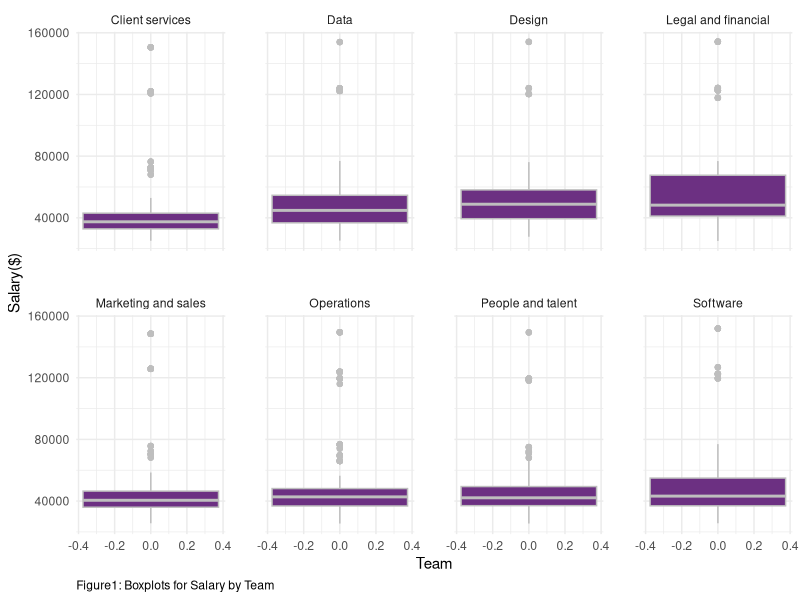
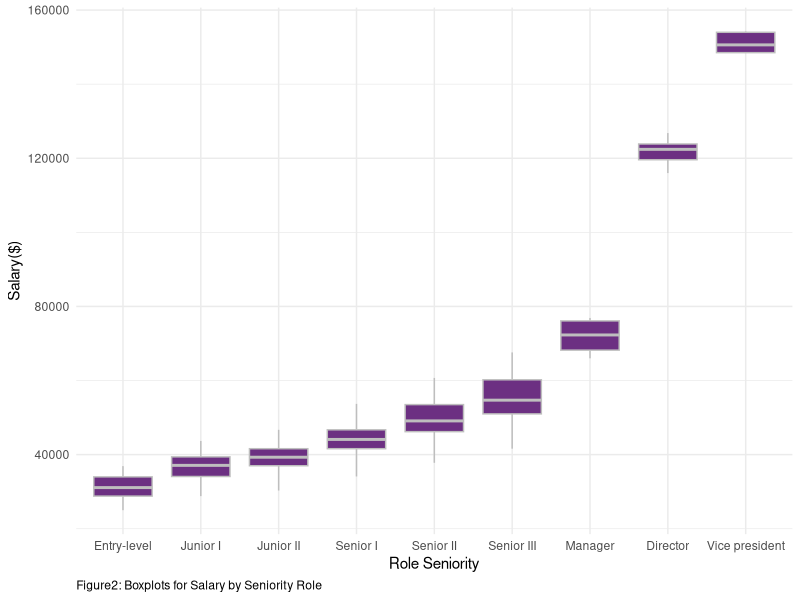
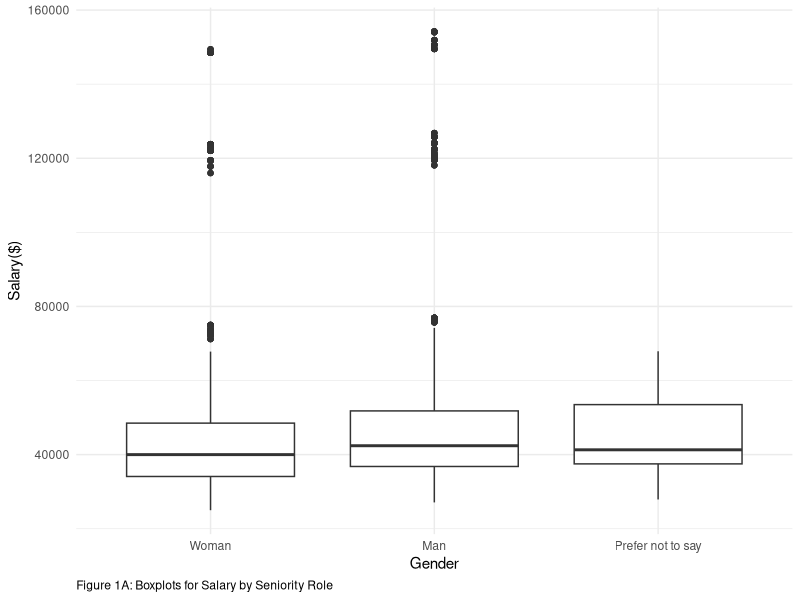
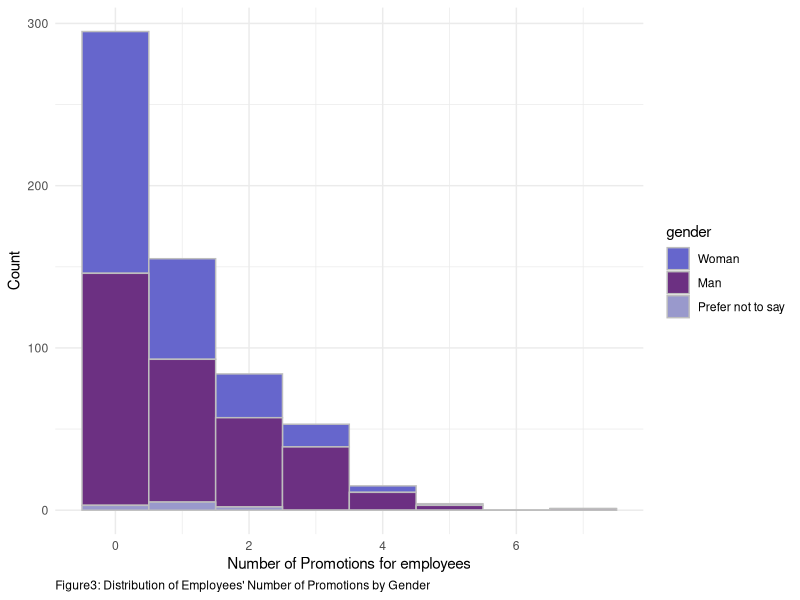
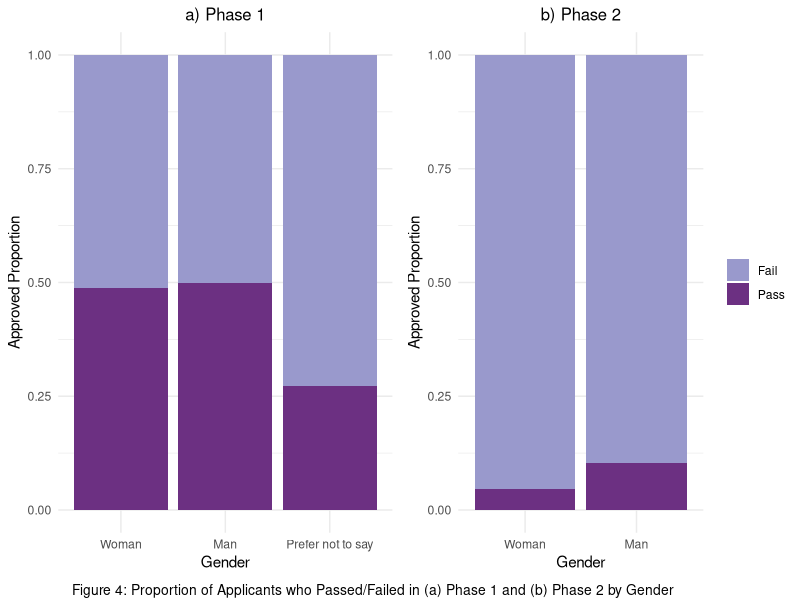
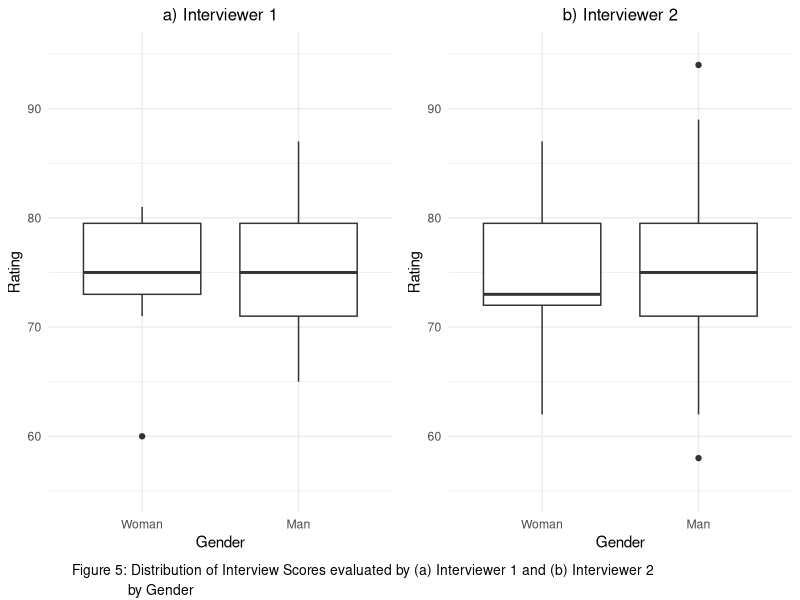
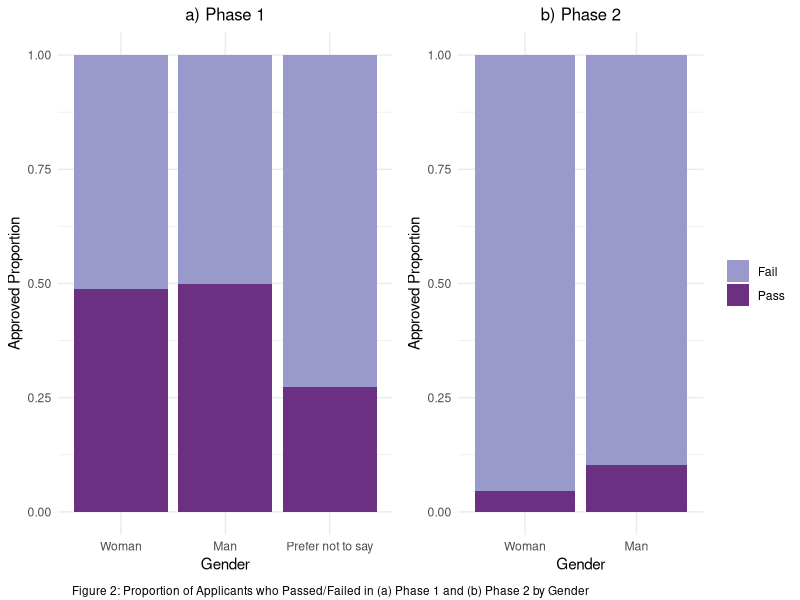
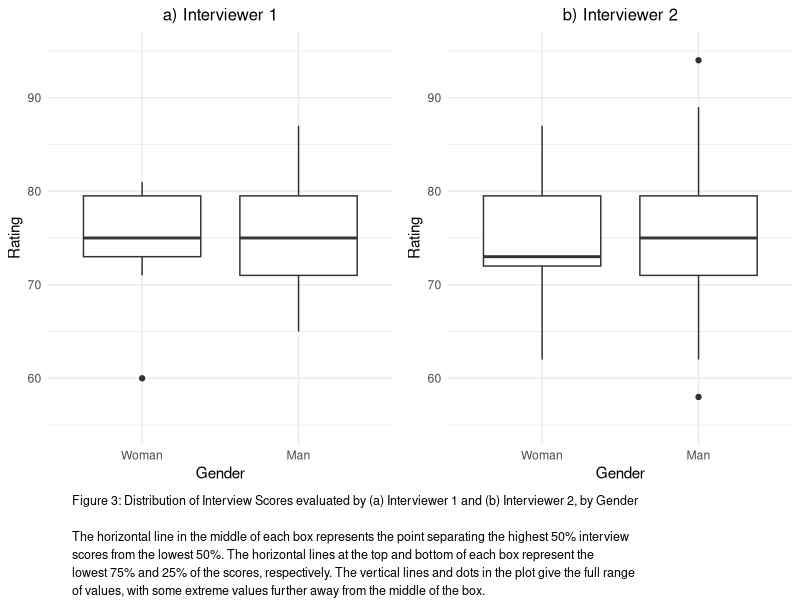

The R source for these figures, in order:
## ---- chunk 1
library(tidyverse)
library(lme4)
library(mgcv)
library(kableExtra)
#install.packages("gridExtra")
library(gridExtra)
library(grid)
# this should supress all code and messages
knitr::opts_chunk$set(include=FALSE)
## ---- chunk 2
############################################################################################################
#DATA CLEANING PART
############################################################################################################

# read in the data
black_saber_current_employees <- read_csv("data/black-saber-current-employees.csv")

#change salary varaible from characters to doubles
black_saber_current_employees_cleaned <- black_saber_current_employees %>% 
  mutate(salary = str_extract_all(salary, "\\d+,\\d+")) %>% #only extracting the number part(i.e., remove $)
  mutate(salary = str_remove_all(salary, ",")) %>% # remove comma(,)
  mutate(salary = as.numeric(salary)) %>% #change to doubles
  #changing the orders of role as hierarchy, rather than alphabetical order(see below note)
  mutate(role_seniority = fct_relevel(role_seniority, "Manager", after = 7)) %>% 
  mutate(role_seniority = fct_relevel(role_seniority, "Director", after = 7)) %>%
  #changing the orders of gender for clairty in explanation for promotion analaysis part
  mutate(gender = fct_relevel(gender, "Woman", after = 0))

#NOTES
#(Before changing): Director Entry-level Junior I Junior II Manager Senior I Senior II Senior III Vice president
#(After chaning): “Entry-level”,“Junior I”,“JuniorII”,“Senior I”,“Senior II”,“Senior III”,“Manager”, “Director”,“Vicepresident” 

## ---- chunk 3
#########################################################################################################
#EXPLORATORY ANALYSIS
#########################################################################################################
# create a visualisation (a boxplot to see if teams have systematic differences in their salary)
#some teams might be more important to the company 
#e.g., bc it is a software company, software team might be more valuable to the company and thus receive higher salary, yet this is fair in the sense that the Gideon wants salary based on "talent and value to the company”)

my_plot_salary_by_role_team <- black_saber_current_employees_cleaned %>% 
  ggplot(aes(y = salary)) +
  facet_wrap(~team, nrow = 2) +
  geom_boxplot(colour = "grey", fill = "#6C3082") +
  theme_minimal() +
  labs(x = "Team", y= "Salary($)", caption = "Figure1: Boxplots for Salary by Team") + 
  theme(panel.spacing = unit(2, "lines")) +
  theme(plot.caption = element_text(hjust = 0))

my_plot_salary_by_role_team
ggsave("images/salary_boxplot_team.png", width = 6, height = 3.8)

## ---- chunk 4

#exploring whether there is difference in salary by roles.
#there should be difference, since higher the role, the more salary people earn since they are more valuable to the company

my_plot_salary_by_role <- black_saber_current_employees_cleaned %>% 
  ggplot(aes(x = role_seniority, y = salary)) +
  geom_boxplot(colour = "grey", fill = "#6C3082") +
  theme_minimal() +
  labs(x="Role Seniority", y= "Salary($)", caption = "Figure2: Boxplots for Salary by Seniority Role") +
  theme(plot.caption = element_text(hjust = 0))

my_plot_salary_by_role
ggsave("images/salary_boxplot_role.png", width = 6, height = 3)

#side note: does follow the seniority trend, which is Least senior to most senior: “Entry-level”,“Junior I”,“JuniorII”,“Senior I”,“Senior II”,“Senior III”,“Manager”, “Director”,“Vicepresident”

## ---- chunk 5
#########################################################################################################

#exploring whether there is gender difference in salary
my_plot_salary_by_gender <- black_saber_current_employees_cleaned %>% 
  ggplot(aes(x = gender, y = salary)) +
  geom_boxplot() +
  theme_minimal() +
  labs(x = "Gender", y= "Salary($)", caption = "Figure 1A: Boxplots for Salary by Seniority Role") +
  theme(plot.caption = element_text(hjust = 0))

  
my_plot_salary_by_gender
#result(interpretation of the plot): Gender does not seem to have fixed effect on salary. In other words, no gender bias, which is good considering EDI (but when doing model comparison, we will see whether such is true numerically)

ggsave("images/salary_boxplot_gender.png", width = 6, height = 2.5)

#########ONE-WAY ANOVA ON SALARY AND GENDER AS GROUP####################

lmod_gender <- lm(salary ~ gender, data = black_saber_current_employees_cleaned)
#summary(lmod_gender)
#HOWEVER, UNLIKE THE VISUALIZATION, THERE WAS A SIGNIFICANT DIFFERENCE IN GENDER! THERE MIGHT BE GENDER BIAS IN SALARY(we will see this in model fitting part)

## ---- chunk 6
#########################################################################################################
#MODEL FITTING
#########################################################################################################

#fitting a linear mixed model while setting financial quarter (financial_q)
#rationale: in some quarters, the company earns a lot of money and so all employees earn more money in that quarter, but when the quarter is not good, all earn less money.

salary_lmer <- lmer(salary ~ gender + team + role_seniority + leadership_for_level + productivity + (1|financial_q), data = black_saber_current_employees_cleaned)
#summary(salary_lmer)

#cannot take face-value to whether team has systematic difference and so just to check, we added this model without team so that when we compare it with salary_lmer, we can know whether we must include team or not fpre better prediction.
salary_lmer_no_team <- lmer(salary ~ gender + role_seniority + leadership_for_level + productivity + (1|financial_q), data = black_saber_current_employees_cleaned)
#summary(salary_lmer)

salary_lmer_no_gender <- lmer(salary ~ team + role_seniority + leadership_for_level + productivity + (1|financial_q), data = black_saber_current_employees_cleaned)
#summary(salary_lmer_no_gender)

## ---- chunk 7
#########################################################################################################
#MODEL COMPARISION TEST
#########################################################################################################


#THIS TEST CONFIRMS THAT THERE IS A GENDER BIAS IN SALARY
lmtest::lrtest(salary_lmer, salary_lmer_no_gender)
#conclusion: indeed, becuase the p-value is significant, simpler model does NOT explain better than complex model = should include gender to have better predictive ability...

## ---- chunk 8
#This test confirms that we need team as predictor
lmtest::lrtest(salary_lmer, salary_lmer_no_team)
## ---- chunk 9
salary_table <- cbind(Estimate = summary(salary_lmer)$coef[,1])
kable(round(salary_table[1:3,],4), col.names = c("Estimate"), caption = "Partial Table of Coefficient Estimates for Salary Model Including Gender", booktabs = TRUE, valign = "t", format = "pandoc") %>%
  kable_styling(latex_options = "scale_down")
## ---- chunk 10
############################################################################################################
#DATA CLEANING PART
############################################################################################################
# create a variable called promotion count that keeps track of the number of times
# each employee got promoted
employee_data <- black_saber_current_employees_cleaned %>%
  mutate(employee_role = as.numeric(role_seniority)) %>%
  select(employee_id, employee_role) %>%
  group_by(employee_id)%>%
  mutate(initial_role=min(employee_role)) %>%
  mutate(current_role=max(employee_role)) %>%
  mutate(promotion_count = current_role - initial_role) %>%
  select(employee_id, promotion_count) %>%
  unique()

# `work_period` variable counts how many financial quarters each employee has gone through
# this gives us an idea of how long each employee has been working at the company
working_period <- black_saber_current_employees_cleaned %>%
  group_by(employee_id) %>%
  summarise(work_period = n())

# create a new variable called `employee_role` which saves role_seniority as numbers and
# create another variable called `initial_role` that indicates the initial role of the employee
role_seniority_data <- black_saber_current_employees_cleaned %>% 
  mutate(employee_role = as.numeric(role_seniority)) %>%
  select(employee_id, employee_role) %>%
  unique()%>%
  group_by(employee_id)%>%
  mutate(initial_role=min(employee_role)) %>%
  mutate(current_role=max(employee_role))

# data that only contains the most recent (2020 Q4) information on each employee
promotion_data <- full_join(black_saber_current_employees_cleaned, employee_data) %>%
  left_join(working_period) %>%
  mutate(year = as.numeric(str_extract_all(financial_q, "\\d+\\d+"))) %>%
  mutate(quarter = as.numeric(substr(financial_q,7,7))) %>% 
  group_by(employee_id) %>%
  mutate(recent_year = max(year)) %>%
  filter(year == recent_year) %>%
  mutate(recent_quarter = max(quarter)) %>%
  filter(quarter == recent_quarter) %>%
  right_join(y = role_seniority_data) %>% 
  filter(employee_role == current_role) %>% 
  select(-c(year, quarter, recent_year, recent_quarter, current_role, employee_role, initial_role))

## ---- chunk 11
#########################################################################################################
#EXPLORATORY ANALYSIS
#########################################################################################################

# proportion of different numbers of promotion
prop.table(table(promotion_data$promotion_count))

# mean number of promotions
mean(promotion_data$promotion_count)
sd(promotion_data$promotion_count)
## ---- chunk 12

promotion_count_by_gender_plot <- promotion_data %>% 
  ggplot(aes(x = promotion_count, fill = gender)) +
  geom_histogram(colour = "grey", binwidth= 1) +
  theme_minimal() +
  labs(x = "Number of Promotions for employees", y="Count", caption = "Figure3: Distribution of Employees' Number of Promotions by Gender") + 
  scale_fill_manual(values=c("#6666CC", "#6C3082","#9999CC")) +
  theme(plot.caption = element_text(hjust = 0))

promotion_count_by_gender_plot
ggsave("images/promotion_count_by_gender_plot.png", width = 6, height = 4)

## Figure for executive summary
promotion_count_by_gender_plot_2 <- promotion_data %>% 
  ggplot(aes(x = promotion_count, fill = gender)) +
  geom_histogram(colour = "grey", binwidth= 1) +
  theme_minimal() +
  labs(x = "Number of Promotions for employees",
       caption = "Figure1: Distribution of employees' number of promotion, showing genders as different colour.\nEach bar's height represents the count for number of promotions") + 
  scale_fill_manual(values=c("#6666CC", "#6C3082","#9999CC")) +
  theme(plot.caption = element_text(hjust = 0))

ggsave("images/promotion_count_by_gender_plot_2.png", height = 2.5)

## ---- chunk 13
########################################################################################################
# Assumption check
########################################################################################################

mean_variance_model <- promotion_data %>% 
  group_by(gender) %>% 
  summarise(mean = mean(promotion_count), var = round(sd(promotion_count)^2,1))

## ---- chunk 14
#########################################################################################################
#MODEL FITTING
#########################################################################################################
# test model to see if gender, leadership level and productivity of each employee affect their number of promotions
# (offset: account for different work periods for the employees, while allowing for counts to still be the response.)

# model with covariates gender, leadership and productivity
mod1 <- glm(promotion_count ~ gender + leadership_for_level + productivity, family = poisson, offset = log(work_period), data = promotion_data)
# model with covariates leadership and productivity only
mod2 <- glm(promotion_count ~ leadership_for_level + productivity, family = poisson, offset = log(work_period), data = promotion_data)
# model with covariates gender, leadership, productivity, salary, and role_seniority
mod3 <- glm(promotion_count ~ gender + leadership_for_level + productivity + salary + role_seniority, family = poisson, offset = log(work_period), data = promotion_data)
# model with covariates leadership, productivity, salary, and role_seniority only
mod4 <- glm(promotion_count ~ leadership_for_level + productivity + salary + role_seniority, family = poisson, offset = log(work_period), data = promotion_data)

# compare models with common covariates of leadership and productivity, with and without gender
anova(mod1, mod2, test = "Chisq")
# more complex model with gender is better

# compare models with common covariates of leadership, productivity, salary, and role_seniority, with and without gender
anova(mod3, mod4, test = "Chisq")
# more complex model with gender is better

# compare the two preferable models from the previous tests to determine the final model
anova(mod1, mod3, test = "Chisq")
# strong evidence against the hypothesis that the simpler model fits the data just well
## ---- chunk 15
table <- cbind(Estimate = summary(mod3)$coef[,1],
               confint(mod3))
kable(round(table[1:3,],4), caption = "Partial Table of Coefficient Estimates and 95% Confidence Interval for Gender in the Final Model", booktabs = TRUE, valign = "t", format = "pandoc") %>%
  kable_styling(latex_options = "scale_down")
## ---- chunk 16
#########################################################################################################
#DATA CLEANING PART
#########################################################################################################

# read in the data
phase1_applicants <- read.csv("data/phase1-new-grad-applicants-2020.csv")
phase2_applicants <- read.csv("data/phase2-new-grad-applicants-2020.csv")
phase3_applicants <- read.csv("data/phase3-new-grad-applicants-2020.csv")
final_hired <- read.csv("data/final-hires-newgrad_2020.csv")

#make new variable which tells whether applicant is accepted for each phase or not
#add gender if the dataset doesn't have
final_hired_cleaned <- final_hired %>% 
  mutate(hired = 1)

phase3_applicants_cleaned <- phase3_applicants %>% 
  full_join(final_hired_cleaned) %>% 
  mutate(hired = replace_na(hired, 0)) %>% 
  left_join(phase2_applicants) %>% 
  select(applicant_id : hired, gender) %>% 
  mutate(gender = fct_relevel(gender, "Woman", after = 0)) %>% 
  mutate(hired_word = case_when(hired == 0 ~ "Fail", 
                                         hired == 1 ~ "Pass")) %>% 
  mutate(phase2accepted = 1)

phase2_applicants_cleaned <- phase2_applicants %>% 
  full_join(phase3_applicants_cleaned) %>% 
  mutate(phase2accepted = replace_na(phase2accepted, 0)) %>% 
  select(applicant_id, gender, technical_skills:speaking_skills, phase2accepted) %>%
  mutate(gender = fct_relevel(gender, "Woman", after = 0)) %>% 
  mutate(phase2accepted_word = case_when(phase2accepted == 0 ~ "Fail", 
                                         phase2accepted == 1 ~ "Pass")) %>% 
  mutate(phase1accepted = 1) # %>% 
  #filter(gender != "Prefer not to say")

phase1_applicants_cleaned <- phase1_applicants %>% 
  full_join(phase2_applicants_cleaned) %>% 
  select(applicant_id:work_experience, phase1accepted) %>% 
  mutate(phase1accepted = replace_na(phase1accepted, 0)) %>%
  mutate(gender = fct_relevel(gender, "Woman", after = 0)) %>% 
  mutate(phase1accepted_word = case_when(phase1accepted == 0 ~ "Fail",
                                         phase1accepted == 1 ~ "Pass"))

phase2_applicants_cleaned <- filter(phase2_applicants_cleaned, gender != "Prefer not to say")
## ---- chunk 17
#########################################################################################################
#EXPLORATORY ANALYSIS
#########################################################################################################

#proportions
##proportion of female applicants in phase 1
sum(phase1_applicants$gender == "Woman") / nrow(phase1_applicants)
##proportion of applicants who prefered not to say their gender in phase 1
sum(phase1_applicants$gender == "Prefer not to say") / nrow(phase1_applicants)
##proportion of applicants who accepted in phase 2
sum(phase2_applicants_cleaned$phase2accepted ==1) / nrow(phase2_applicants_cleaned)
##proportion female applicants who passed phase 2 within female applicants
sum(phase2_applicants_cleaned$gender == "Woman" & phase2_applicants_cleaned$phase2accepted == 1)/sum(phase2_applicants_cleaned$gender == "Woman")
##proportion male applicants who passed phase 2 male female applicants
sum(phase2_applicants_cleaned$gender == "Man" & phase2_applicants_cleaned$phase2accepted == 1)/sum(phase2_applicants_cleaned$gender == "Man")

# create a visualisation (a boxplot to see if gender has systematic differences in their phase approved)

#stacked bar chart that displays the proportion of applicants with each accepted group, for each gender
bar_proportion_phase1 <- ggplot(data = phase1_applicants_cleaned, aes(x = gender, fill = phase1accepted_word)) +
  geom_bar(position = "fill") +
  scale_fill_manual(values=c("#9999CC", "#6C3082")) +
  theme_minimal() +
  labs(x = "Gender", y = "Approved Proportion") + 
  ggtitle("a) Phase 1") +
  theme(legend.position = "none", plot.title = element_text(hjust = 0.5, size=12))

bar_proportion_phase2 <- ggplot(data = phase2_applicants_cleaned, aes(x = gender, fill = phase2accepted_word)) +
  geom_bar(position = "fill") +
  scale_fill_manual(values=c("#9999CC", "#6C3082")) +
  theme_minimal() +
  labs(x = "Gender", y = "Approved Proportion") + 
  ggtitle("b) Phase 2") + 
  theme(legend.title = element_blank(), plot.title = element_text(hjust = 0.5, size=12))

bar_proportion_phase1_2 <- grid.arrange(bar_proportion_phase1,bar_proportion_phase2, ncol = 2,
                                        bottom = textGrob("Figure 4: Proportion of Applicants who Passed/Failed in (a) Phase 1 and (b) Phase 2 by Gender", x = 0.09, y = 0.5, just = "left", gp = gpar(fontsize = 10)))
ggsave(file="images/hiring_barchart_gender.png", bar_proportion_phase1_2, height = 3)


box_interviewer1 <- ggplot(phase3_applicants_cleaned, aes(x = gender, y = interviewer_rating_1)) +
  geom_boxplot() +
  ylim(55, 95) +
  theme_minimal() +
  labs(title = "a) Interviewer 1", x = "Gender", y= "Rating") +
  theme(plot.title = element_text(hjust = 0.5, size = 12))
  
box_interviewer2 <- ggplot(phase3_applicants_cleaned, aes(x = gender, y = interviewer_rating_2)) +
  geom_boxplot() +
  ylim(55, 95) +
  theme_minimal() +
  labs(title = "b) Interviewer 2", x = "Gender", y= "Rating") +
  theme(plot.title = element_text(hjust = 0.5, size = 12))

box_proportion_interviewer1_2 <- grid.arrange(box_interviewer1,box_interviewer2, ncol = 2, 
                                              bottom = textGrob("Figure 5: Distribution of Interview Scores evaluated by (a) Interviewer 1 and (b) Interviewer 2\n              by Gender", x = 0.09, y = 0.5, just = "left", gp = gpar(fontsize = 10)))
ggsave(file="images/hiring_boxplot_gender.png", box_proportion_interviewer1_2, height = 3)

## figure for excutive summary
bar_proportion_phase1_2_exc <- grid.arrange(bar_proportion_phase1,bar_proportion_phase2, ncol = 2,
                                        bottom = textGrob("Figure 2: Proportion of Applicants who Passed/Failed in (a) Phase 1 and (b) Phase 2 by Gender", x = 0.09, y = 0.5, just = "left", gp = gpar(fontsize = 8.5)))
ggsave(file="images/hiring_barchart_gender_2.png", bar_proportion_phase1_2_exc, height = 2.35)

box_proportion_interviewer1_2_exc <- grid.arrange(box_interviewer1,box_interviewer2, ncol = 2, 
                                              bottom = textGrob("Figure 3: Distribution of Interview Scores evaluated by (a) Interviewer 1 and (b) Interviewer 2, by Gender\n\nThe horizontal line in the middle of each box represents the point separating the highest 50% interview\nscores from the lowest 50%. The horizontal lines at the top and bottom of each box represent the\nlowest 75% and 25% of the scores, respectively. The vertical lines and dots in the plot give the full range\nof values, with some extreme values further away from the middle of the box.", x = 0.09, y = 0.5, just = "left", gp = gpar(fontsize = 9)))
ggsave(file="images/hiring_boxplot_gender_2.png", box_proportion_interviewer1_2_exc, height = 3.1)

## ---- chunk 18
#########################################################################################################
#MODEL FITTING
#########################################################################################################

#use generalized linear model since all variables take large part of grades

#model where gender is only predictor
phase1_gender <- glm(phase1accepted ~ gender, family = binomial, data = phase1_applicants_cleaned)
confint(phase1_gender)

#generalized linear model with all variables except for gender
phase1_glm_no_gender <- glm(phase1accepted ~ team_applied_for + cover_letter + cv+ gpa + extracurriculars + work_experience, family = binomial(link = "logit"), data = phase1_applicants_cleaned)

#generalized linear model with all variables including gender
phase1_glm <- glm(phase1accepted ~ team_applied_for + cover_letter + cv+ gpa + gender +  extracurriculars + work_experience, family = binomial(link = "logit"), data = phase1_applicants_cleaned)

#deviance test to know including gender is better
drop_in_deviance <- anova(phase1_glm_no_gender, phase1_glm, test = "Chisq")
drop_in_deviance
## ---- chunk 19
#model where gender is only predictor
phase2_gender <- glm(phase2accepted ~ gender, family = binomial, data = phase2_applicants_cleaned)
confint(phase2_gender)

#generalized linear model with all variables except for gender
phase2_glm_no_gender <- glm(phase2accepted ~ technical_skills + writing_skills + speaking_skills + leadership_presence , family = binomial(link = "logit"), data = phase2_applicants_cleaned)

#generalized linear model with all variables including gender
phase2_glm <- glm(phase2accepted ~ technical_skills + writing_skills + speaking_skills + leadership_presence + gender, family = binomial(link = "logit"), data = phase2_applicants_cleaned)

#deviance test to know including gender is better
drop_in_deviance <- anova(phase2_glm_no_gender, phase2_glm, test = "Chisq")
drop_in_deviance
## ---- chunk 20
#Simple linear model with gender covariate for interviewer 1
phase3_interviewer1 <- lm(interviewer_rating_1 ~ gender, data = phase3_applicants_cleaned)
confint(phase3_interviewer1)

#Simple linear model with gender covariate for interviewer 2
phase3_interviewer2 <- lm(interviewer_rating_2 ~ gender, data = phase3_applicants_cleaned)
confint(phase3_interviewer2)

#Checking assumption
par(mfrow=c(2,2))
plot(phase3_interviewer1)
par(mfrow=c(2,2))
plot(phase3_interviewer2)
## ---- chunk 21
# full summary output for salary model
salary_table <- cbind(Estimate = summary(salary_lmer)$coef[,1])
kable(round(salary_table[,],4), col.names = c("Estimate"), caption = "Full Table of Coefficient Estimates for Salary Model", booktabs = TRUE, valign = "t", format = "pandoc") %>%
  kable_styling(latex_options = "scale_down")

# full summary output and 95% CIs for promotion model
promotion_table <- cbind(Estimate = summary(mod3)$coef[,1],
               confint(mod3))
kable(round(table,4), caption = "Full Table of Coefficient Estimates with 95% Confidence Intervals for Promotion Model", booktabs = TRUE, valign = "t", format = "pandoc") %>%
  kable_styling(latex_options = "scale_down")


# full summary output for hiring model
phase1_table <- cbind(Estimate = summary(phase1_glm_no_gender)$coef[,1], 
                      confint(phase1_glm_no_gender))
kable(round(phase1_table,4), 
      caption = "Full Table of Coefficient Estimates with 95% Confidence Intervals for Hiring Phase 1 Model", 
      booktabs = TRUE, 
      valign = "t", 
      format = "pandoc") %>%
  kable_styling(latex_options = "scale_down")

phase2_table <- cbind(Estimate = summary(phase2_glm_no_gender)$coef[,1], 
                      confint(phase2_glm_no_gender))
kable(round(phase2_table,4), 
      caption = "Full Table of Coefficient Estimates with 95% Confidence Intervals for Hiring Phase 2 Model", 
      booktabs = TRUE, 
      valign = "t", 
      format = "pandoc") %>%
  kable_styling(latex_options = "scale_down")

phase3_table_1 <- cbind(confint(phase3_interviewer1))
phase3_table_2 <- cbind(confint(phase3_interviewer2))
phase3_table <- rbind(phase3_table_1, phase3_table_2)
rownames(phase3_table) <- c("(Intercept_1)", "genderMan_1", "(Intercept_2)", "genderMan_2")
kable(round(phase3_table,4), 
      caption = "Full Table of 95% Confidence Intervals for Hiring Phase 3 Model", 
      booktabs = TRUE, 
      valign = "t",
      format = "pandoc") %>%
  kable_styling(latex_options = "scale_down")
